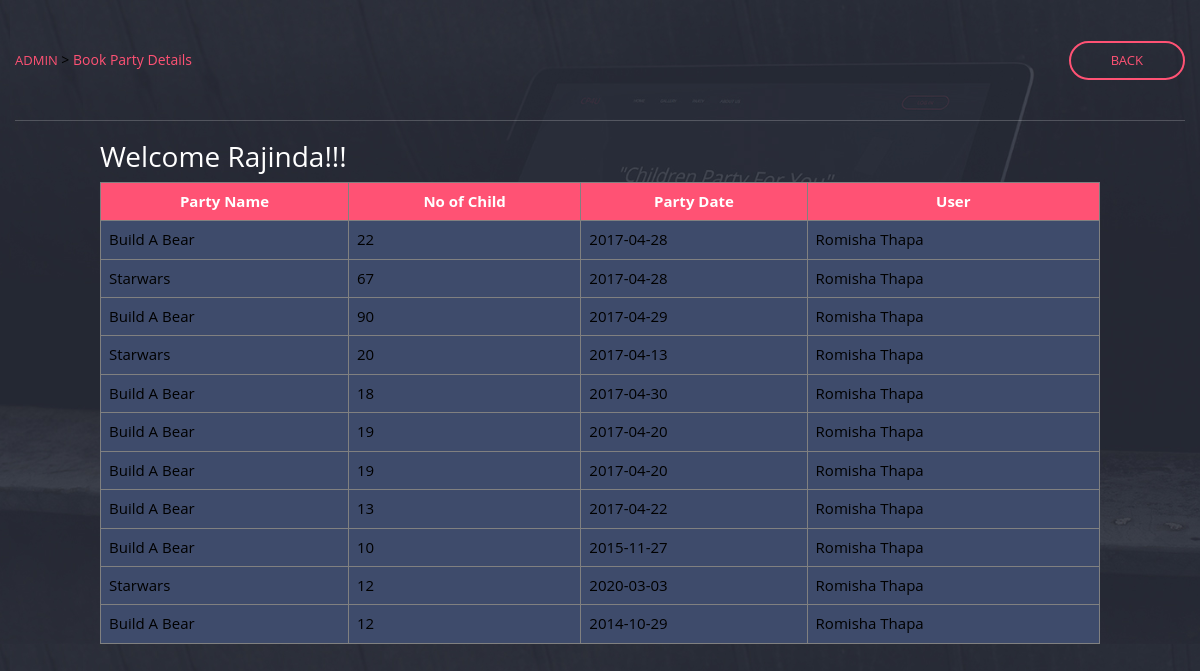
Screenshot of /viewparty.php with the database file from the repository.
### tables this page shows
CREATE TABLE `tbl_userinfo` (
  `userid` int(11) NOT NULL,
  `f_name` varchar(50) NOT NULL,
  `l_name` varchar(50) NOT NULL,
  `username` varchar(50) NOT NULL,
  `password` varchar(50) NOT NULL,
  `dob` varchar(50) NOT NULL,
  `email` varchar(50) NOT NULL,
  `country` varchar(50) NOT NULL,
  `gender` varchar(50) NOT NULL,
  `user_type` varchar(50) NOT NULL
);

CREATE TABLE `tbl_partyinfo` (
  `party_id` int(11) NOT NULL,
  `party_name` varchar(100) NOT NULL,
  `party_desc` text NOT NULL,
  `cost_per_child` int(11) NOT NULL,
  `length_of_party` varchar(50) NOT NULL,
  `num_of_children` int(11) NOT NULL,
  `services` text NOT NULL,
  `photo` varchar(100) NOT NULL
);

CREATE TABLE `tbl_booking` (
  `booking_id` int(11) NOT NULL,
  `party` int(11) NOT NULL,
  `child_name` varchar(50) NOT NULL,
  `dob` date NOT NULL,
  `gender` varchar(10) NOT NULL,
  `child_name2` varchar(50) NOT NULL,
  `dob2` date NOT NULL,
  `gender2` varchar(10) NOT NULL,
  `no_of_children` int(11) NOT NULL,
  `party_date` date NOT NULL,
  `user` int(11) NOT NULL
);

### viewparty.php (the view, shortened to what this page needs)
<!DOCTYPE html>
<html>
<head>
	<link rel="stylesheet" href="css/dash.css" type="text/css">
</head>
<body>
<div class="navigation">
			<header style="border-bottom: 1px solid rgba(255, 255, 255, 0.2); padding: 50px 0px;">
				<div class="head-content">
					<div class="logo">
						<a href="dash_admin.php"> <span style="color: #FF5274"> Admin </span></a> > <span style="color: #FF5274">Book Party Details </span>
						<ul class="member-actions" style="top: 41px;">
								<li><a href="dash_admin.php" class="btn-pink btn-small">BACK</a>
								</li>
						</ul>
					</div>
				</div>
			</header>
		</div>
		<div class="center">
			<h1 style="font-size: 200%; color: #fff; float: left; margin-left: 100px;">Welcome Rajinda!!!</h1>
			<div style="float: left; margin-top: 10px; padding: 10px; margin-left: 150px;">
			</div>
		</div>
		<div class="container100">
<table border="1">
	<tr>
	<th>Party Name</th>
	<th>No of Child</th>
	<th>Party Date</th>
	<th>User<s/th>
	</tr>
	<?php
			$hostname = "localhost";
			$username = "root";
			$password = "";
			$dbname = "db_romisha_childrenparty4u";
			$connection = new mysqli($hostname, $username, $password, $dbname);
			$romi= "SELECT b.*, u.f_name ,u.l_name, p.party_name FROM tbl_userinfo AS u, tbl_booking AS b, tbl_partyinfo as p WHERE b.party=p.party_id AND b.user=u.userid";
			$result=$connection->query($romi);
			while($data=$result->fetch_assoc()){
				$f_name=$data['f_name'];
				$l_name=$data['l_name'];
				?>
				<tr>
				<td><?php echo $data['party_name']; ?></td>
				<td><?php echo $data['no_of_children']; ?></td>
				<td><?php echo $data['party_date']; ?></td>
				<td><?php echo $f_name.'&nbsp;'.$l_name?></td>
</tr>
<?php
}
?>
</table>
</div>
</body>
</html>

### css/dash.css (style rules this page uses)
body { margin:0; padding:0; font-size: 14px; line-height: 1.42857143; font-family: "Open Sans", sans-serif; background: url(../img/hero.jpg) top center; background-size: cover; position: relative; }
* { box-sizing:border-box; margin:0; padding:0; }
a { text-decoration:none; }
div, nav, section, header { display: block; }
ul, ol { margin: 0; padding: 0; }
ul, li { list-style: none; }
a { color: #FF5274; -webkit-transition-timing-function: ease; transition-timing-function: ease; -webkit-transition-duration: 200ms; transition-duration: 200ms; -webkit-transition-property: color, border-color, background-color; transition-property: color, border-color, background-color; }
h1 { font-size: 60px; }
h1, .h1, h2, .h2, h3, .h3 { margin-top: 20px; margin-bottom: 10px; }
h1, h2, h3, h4, h5, h6 { font-family: inherit; font-weight: 400; line-height: 1.1; color: inherit; }
.navigation { -webkit-transition: all 300ms ease-in-out; transition: all 300ms ease-in-out; width: 100%; z-index: 999; }
header { padding: 50px 0; border-bottom: solid 1px rgba(255, 255, 255, 0.2); position: relative; width: 1170px; margin: 0 auto; -webkit-transition: padding 300ms ease-in-out; transition: padding 300ms ease-in-out; display: block; }
header .logo { display: inline-block; }
header a { color: #fff; text-transform: uppercase; font-size: 13px; }
header .member-actions { position: absolute; right: 0; top: 41px; -webkit-transition: all 300ms ease-in-out; transition: all 300ms ease-in-out; }
header ul.member-actions li { display: inline; }
header ul.member-actions li a { color: #fff; }
header ul.member-actions li a { color: #FF5274; }
.btn-small { padding: 8px 40px; }
.btn-pink { font-size: 13px; border: solid 2px; border-radius: 40px; display: inline-block; border-color: #FF5274; color: #FF5274; }
*,body { margin :0; padding: 0; }
div { display: block; }
.center { text-align: center; }
table { border-collapse: collapse; width: 100%; border-radius: 20px; margin-top: -5px; font-size: 15px; }
th, td { padding: 8px; }
th { background-color: #FF5274; color: white; }
td { background-color: #3e4b6b; }
.container100 { padding-left: 100px; padding-right: 100px; }

### rows the page displays
tbl_userinfo: tbl_partyinfo.party_name "Build A Bear", tbl_booking.no_of_children "22", tbl_booking.party_date "2017-04-28", f_name "Romisha", l_name "Thapa", tbl_partyinfo.party_name "Starwars", tbl_booking.no_of_children "67", tbl_booking.no_of_children "90", tbl_booking.party_date "2017-04-29", tbl_booking.no_of_children "20", tbl_booking.party_date "2017-04-13", tbl_booking.no_of_children "18", tbl_booking.party_date "2017-04-30", tbl_booking.no_of_children "19", tbl_booking.party_date "2017-04-20", tbl_booking.no_of_children "13", tbl_booking.party_date "2017-04-22", tbl_booking.no_of_children "10", tbl_booking.party_date "2015-11-27", tbl_booking.no_of_children "12", tbl_booking.party_date "2020-03-03", tbl_booking.party_date "2014-10-29"
